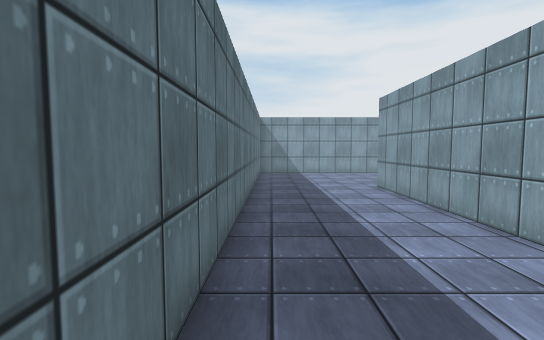
[1] (above)

21 first-person views from a walk through a Unity game level. The camera is 1.5 m above the floor, tilts 4° down and sees 85° across. The floor is counted in squares, 1 m on a side. Each view is taken from the middle of a square. On the plan, view 1 faces up. The plan holds only what a view shows up to about 15 squares ahead; the rest is blank. The player is left out. Surface patterns are stand-ins for the level's own textures.

[2]
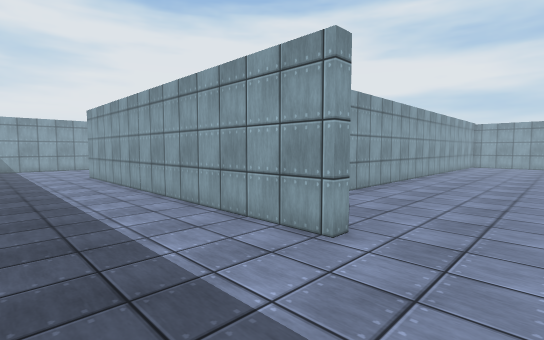

[3]
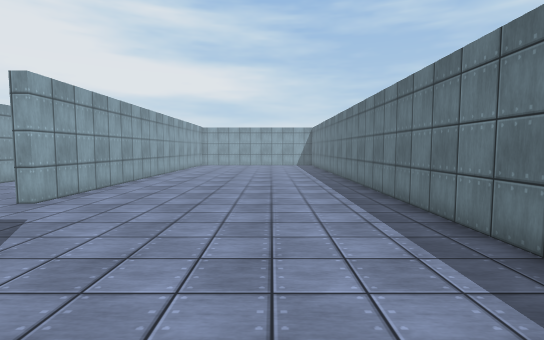

[4]
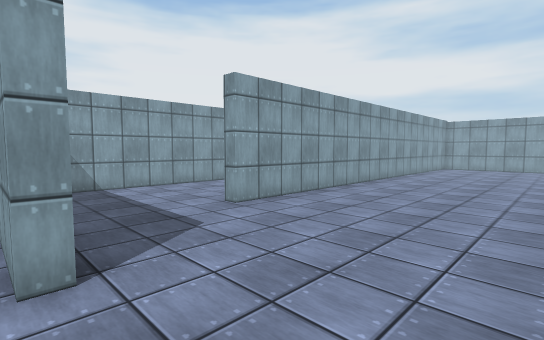

[5]
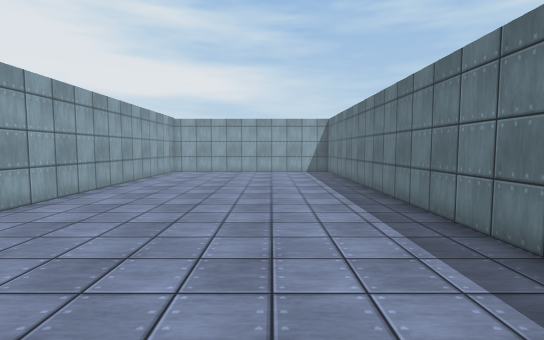

[6]
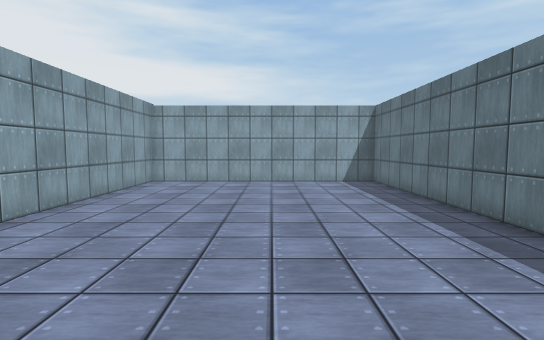

[7]
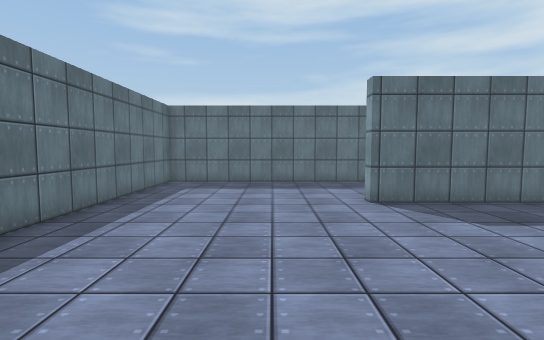

[8]
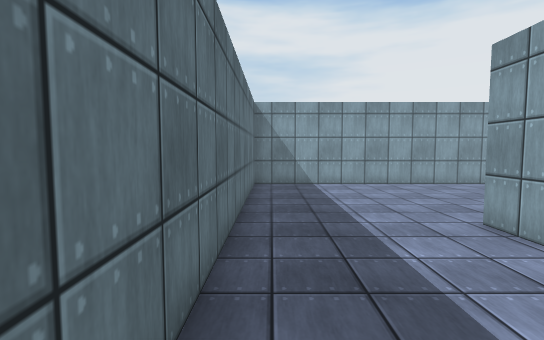

[9]
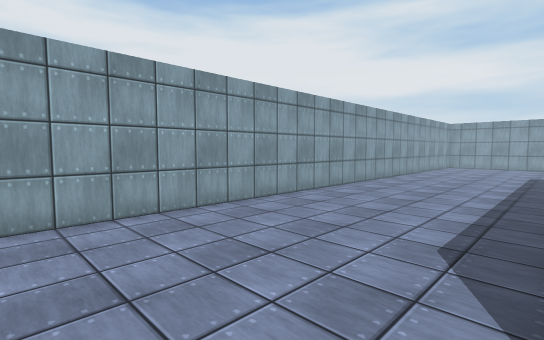

[10]
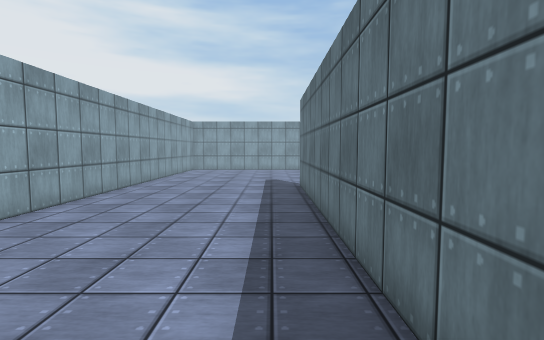

[11]
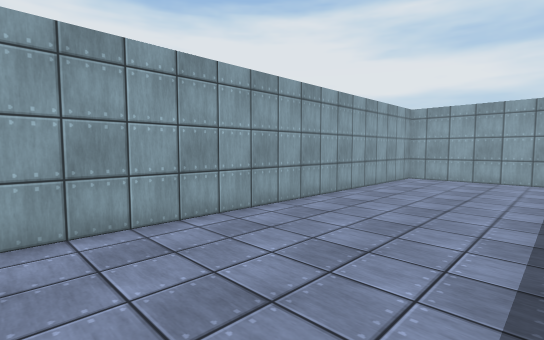

[12]
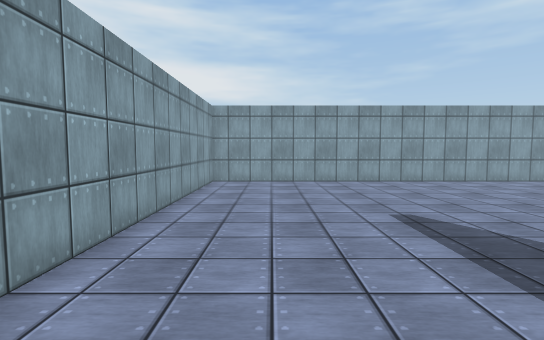

[13]
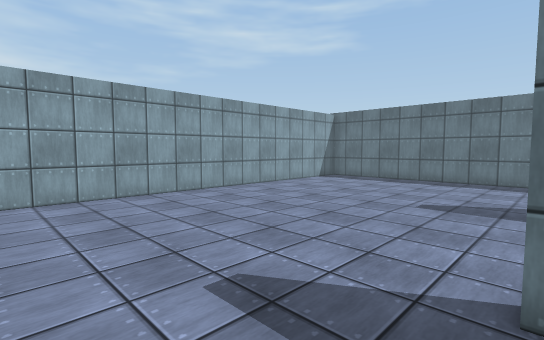

[14]
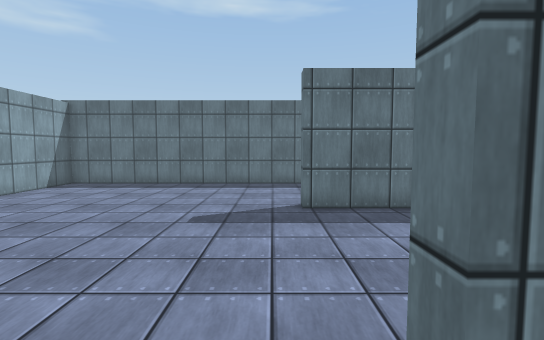

[15]
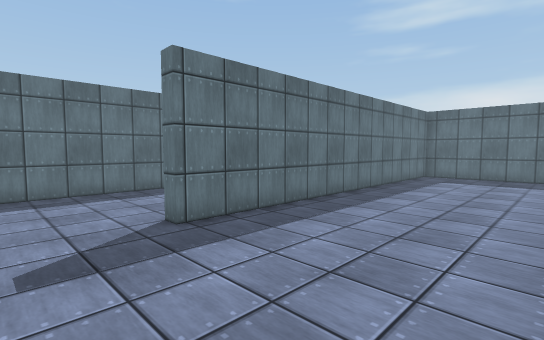

[16]
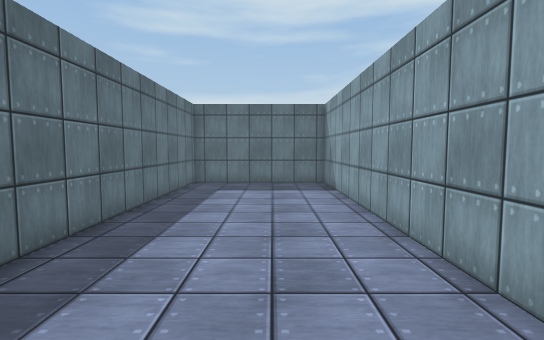

[17]
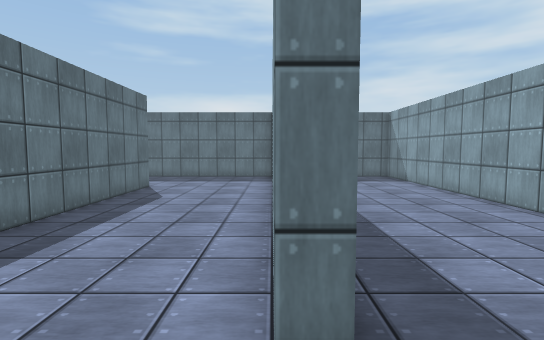

[18]
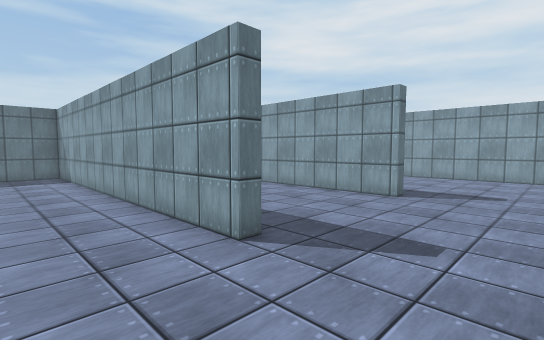

[19]
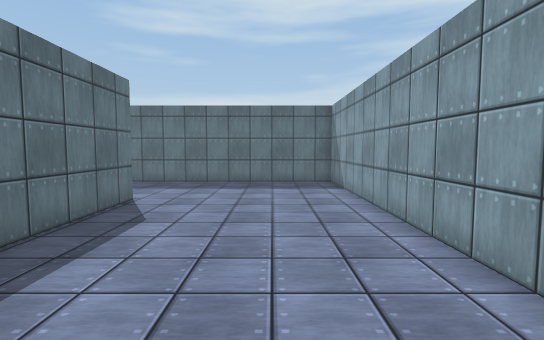

[20]
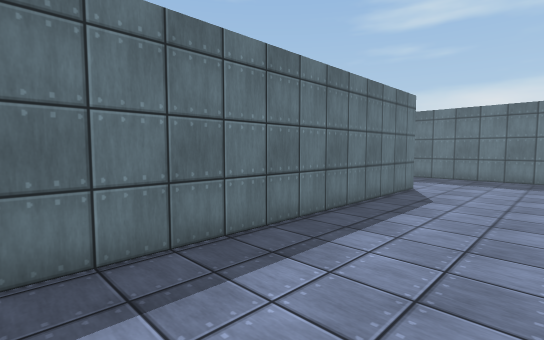

[21]
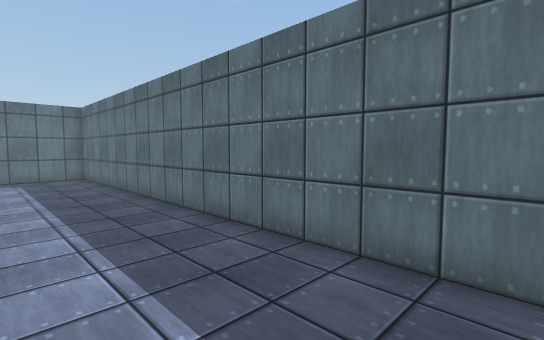

### Floor plan
Points are (right, up) in squares from view 1. A wall is a line through its corners. A room is listed if a view was taken in it or the views show most of it. See-through windows are left out.
Room 1 (views 1, 2, 3, 4, 5, 6, 7, 8, 9, 10, 11, 12, 13, 14, 15, 16, 17, 18, 19, 20, 21)
walls: (19.2, 5) (4.7, 5) (4.7, -3.2) (4.2, -3.2) (4.2, 11.9) (19.2, 11.9) (19.2, 11.4) (4.7, 11.4) (4.7, 5.5) (19.2, 5.5) (19.2, 5); (9.1, 0.1) (28.7, 0.1) (28.7, 18.7) (-0.7, 18.7) (-0.7, -10.8) (28.7, -10.8) (28.7, -0.5) (9.1, -0.5) (9.1, 0.1)

Positions as (right, up) in squares from view 1, and headings:
1: (0, 0), facing up
2: (0, -6), facing up-right
3: (1, -7), facing right
4: (4, -7), facing up-right
5: (9, -7), facing right
6: (15, -6), facing right
7: (13, -6), facing left
8: (0, 6), facing up
9: (2, 12), facing up-right
10: (7, 13), facing right
11: (13, 13), facing up-right
12: (15, 16), facing right
13: (19, 15), facing down-right
14: (20, 13), facing down
15: (22, 11), facing down-left
16: (18, 9), facing left
17: (21, 5), facing left
18: (23, 2), facing up-left
19: (13, 16), facing left
20: (16, 16), facing down-left
21: (3, 6), facing down-left
